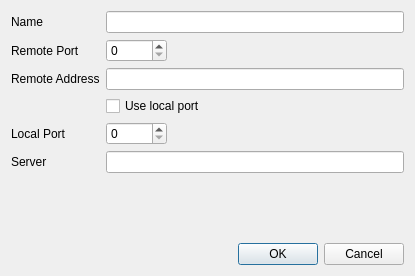
<?xml version="1.0" encoding="UTF-8"?>
<ui version="4.0">
 <class>dlgConnection</class>
 <widget class="QDialog" name="dlgConnection">
  <property name="geometry">
   <rect>
    <x>0</x>
    <y>0</y>
    <width>415</width>
    <height>276</height>
   </rect>
  </property>
  <property name="sizePolicy">
   <sizepolicy hsizetype="Preferred" vsizetype="Preferred">
    <horstretch>0</horstretch>
    <verstretch>0</verstretch>
   </sizepolicy>
  </property>
  <property name="windowTitle">
   <string>Dialog</string>
  </property>
  <layout class="QGridLayout" name="gridLayout">
   <item row="1" column="0">
    <widget class="QDialogButtonBox" name="buttonBox">
     <property name="orientation">
      <enum>Qt::Orientation::Horizontal</enum>
     </property>
     <property name="standardButtons">
      <set>QDialogButtonBox::StandardButton::Cancel|QDialogButtonBox::StandardButton::Ok</set>
     </property>
    </widget>
   </item>
   <item row="0" column="0">
    <layout class="QFormLayout" name="formLayout">
     <property name="sizeConstraint">
      <enum>QLayout::SizeConstraint::SetFixedSize</enum>
     </property>
     <property name="fieldGrowthPolicy">
      <enum>QFormLayout::FieldGrowthPolicy::ExpandingFieldsGrow</enum>
     </property>
     <property name="verticalSpacing">
      <number>6</number>
     </property>
     <item row="0" column="0">
      <widget class="QLabel" name="label">
       <property name="text">
        <string>Name</string>
       </property>
      </widget>
     </item>
     <item row="0" column="1">
      <widget class="QLineEdit" name="name"/>
     </item>
     <item row="1" column="0">
      <widget class="QLabel" name="label_2">
       <property name="text">
        <string>Remote Port</string>
       </property>
      </widget>
     </item>
     <item row="1" column="1">
      <widget class="QSpinBox" name="remotePort">
       <property name="maximum">
        <number>65535</number>
       </property>
      </widget>
     </item>
     <item row="4" column="0">
      <widget class="QLabel" name="label_3">
       <property name="text">
        <string>Local Port</string>
       </property>
      </widget>
     </item>
     <item row="4" column="1">
      <widget class="QSpinBox" name="localPort">
       <property name="maximum">
        <number>65535</number>
       </property>
      </widget>
     </item>
     <item row="2" column="0">
      <widget class="QLabel" name="label_4">
       <property name="text">
        <string>Remote Address</string>
       </property>
      </widget>
     </item>
     <item row="2" column="1">
      <widget class="QLineEdit" name="remoteAddress"/>
     </item>
     <item row="6" column="0">
      <widget class="QLabel" name="label_5">
       <property name="text">
        <string>Server</string>
       </property>
      </widget>
     </item>
     <item row="6" column="1">
      <widget class="QLineEdit" name="Server"/>
     </item>
     <item row="3" column="1">
      <widget class="QCheckBox" name="chkUseLocalPort">
       <property name="text">
        <string>Use local port</string>
       </property>
      </widget>
     </item>
    </layout>
   </item>
  </layout>
 </widget>
 <resources/>
 <connections>
  <connection>
   <sender>buttonBox</sender>
   <signal>accepted()</signal>
   <receiver>dlgConnection</receiver>
   <slot>accept()</slot>
   <hints>
    <hint type="sourcelabel">
     <x>248</x>
     <y>254</y>
    </hint>
    <hint type="destinationlabel">
     <x>157</x>
     <y>274</y>
    </hint>
   </hints>
  </connection>
  <connection>
   <sender>buttonBox</sender>
   <signal>rejected()</signal>
   <receiver>dlgConnection</receiver>
   <slot>reject()</slot>
   <hints>
    <hint type="sourcelabel">
     <x>316</x>
     <y>260</y>
    </hint>
    <hint type="destinationlabel">
     <x>286</x>
     <y>274</y>
    </hint>
   </hints>
  </connection>
 </connections>
</ui>
